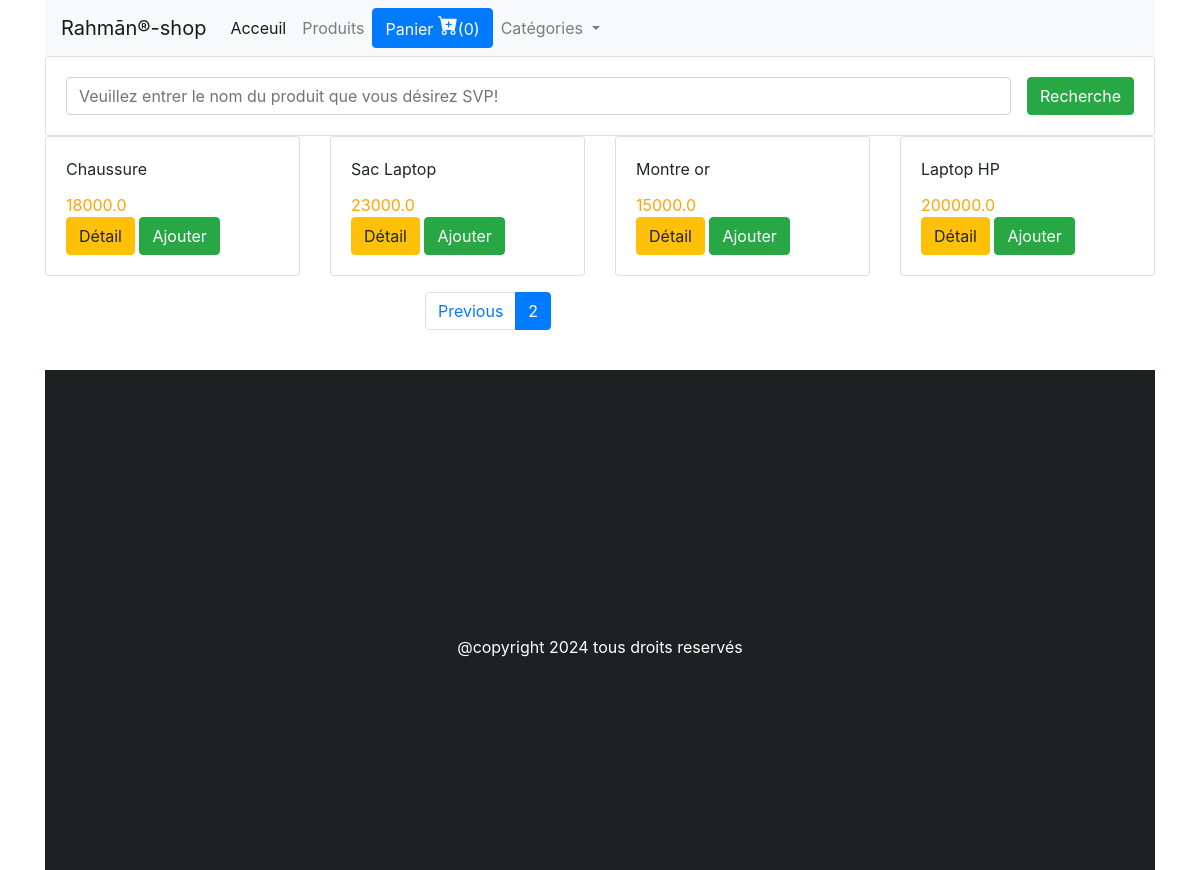
Screenshot of /?page=2 with the database file from the repository.
### shop/models.py (models this page shows, shortened)
class Product(models.Model):
    title = models.CharField(max_length=200)
    price = models.FloatField()
    description = models.TextField()
    category = ForeignKey(Category, related_name='categorie', on_delete=models.CASCADE)
    image = models.CharField(max_length=5000)
    date_added = models.DateTimeField(auto_now=True)
    class Meta:
        ordering = ['-date_added'] #classons les produits par ordre d'ajout

### shop/views.py (the view)
# urls.py: path('', index, name= 'home'),
def index(request):
    product_object = Product.objects.all()
    item_name = request.GET.get('item-name')
    if item_name !='' and item_name is not None:
        product_object = Product.objects.filter(title__icontains=item_name)
    paginator = Paginator(product_object, 4)
    page = request.GET.get('page')
    product_object = paginator.get_page(page)
    return render(request, 'shop/index.html', {'product_object': product_object})

### shop/templates/shop/index.html (shortened to what this page needs)
{% extends "shop/base.html" %}
{% block content %}
    <div class="row">
        <div class="col-md-12">
            <form class="card card-sm">
                <div class="card-body row no-gutters align-items-center">
                    <div class="col">
                        <input type="search" placeholder="Veuillez entrer le nom du produit que vous désirez SVP!" name="item-name" class=" form-control form-control-borderless">
                    </div>
                    <div class="col-auto">
                        <button type="submit" class="btn btn-success ml-3">Recherche</button>
                    </div>
                </div>
            </form>
        </div>
    </div>
    <div class="row">
        {% for product in product_object %}
        <div class="col-md-3">
            <div class="card">
                <div class="card-body">
                    <div id="aa{{ product.id }}" class="card-title">{{ product.title }}</div>
                    <div id="price{{product.id}}" style="color:orange" class="card-text"> {{ product.price }}</div>
                    <a href="{{ product.id }}" class="btn btn-warning">Détail</a>
                    <button id="{{ product.id }}" class="btn tap btn-success">Ajouter</button>
                </div>
            </div>
        </div>
        {% endfor %}
    </div>
    <div class="row mt-3">
        <div class="col-md-3 offset-md-4">
            <ul class="pagination">
                {% if product_object.has_previous %}
                    <li class="page-item">
                        <a class="page-link" href="?page={{ product_object.previous_page_number }}">Previous</a>
                    </li>
                {% endif %}
                <li class="page-item active">
                    <a class="page-link" href="?page={{ product_object.number }}">{{ product_object.number }}</a>
                </li>
            </ul>
        </div>
    </div>
    <footer class="">
        <div class="row mx-0">
            <div class="col-12 text-center" >
                <p>
                    @copyright 2024 tous droits reservés
                </p>
            </div>
        </div>
    </footer>
{% endblock  %}

### shop/templates/shop/index.html (style rules this page uses)
footer { background-color: #1D2121; padding: 15px 8px; height:500px }
footer p { color: #FFFFFF; margin-top: 250px; }

### rows the page displays
Product: title "Chaussure", price "18000.0"
Product: title "Sac Laptop", price "23000.0"
Product: title "Montre or", price "15000.0"
Product: title "Laptop HP", price "200000.0"

### other values shown
{{ product_object.number }} "2"
